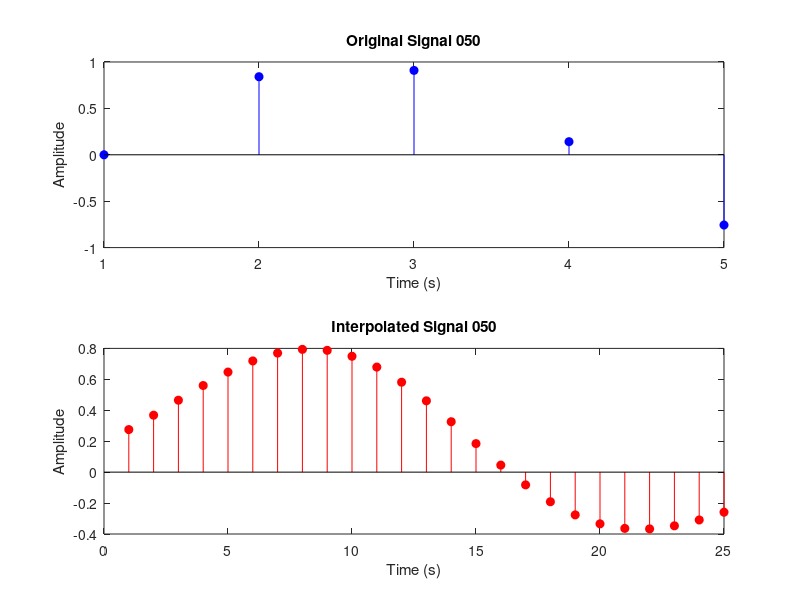

Here is the MATLAB script that generated this plot:
clc;
close all;
clear all;

L = input('enter interpolation factor');
f = input('original freq signal');
FS = input('sampling frquency');
l_input = input('length of input signal');

x = sin(2 * pi * (f / FS) * 0:l_input - 1); 
y = interp(x, L);

% Plot the original and interpolated signals

figure(1);
subplot(2,1,1);
stem(x, 'b', 'filled');
title('Original Signal 050');
xlabel('Time (s)');
ylabel('Amplitude');

subplot(2,1,2);
stem(y, 'r', 'filled');
title('Interpolated Signal 050');
xlabel('Time (s)');
ylabel('Amplitude');
